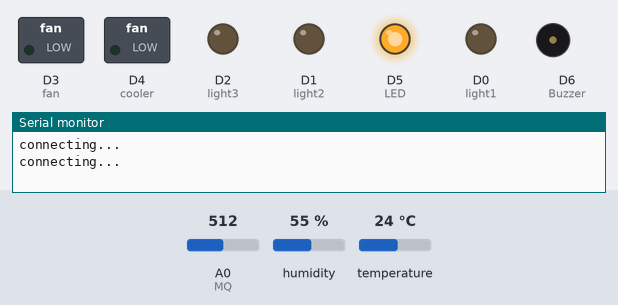
Simulated run of this sketch. Board: ESP8266 (NodeMCU). Parts: switched loads named in the sketch (green lamp = pin HIGH), output pins drawn as LEDs (lit = HIGH), buzzer (waves = sounding, pin HIGH), the last lines printed to the serial monitor. The test bench sets the inputs (shaded band); at power-on: A0 (MQ) = 512, humidity 55 %, temperature 24 °C. WiFi joins after 1.5 s; servers stay silent unless stated; uploads are accepted with an empty reply.

Above: at 3.2 s.
3.3 s: A0 (MQ) set to 557
5.4 s: A0 (MQ) set to 584
At 6.7 s:
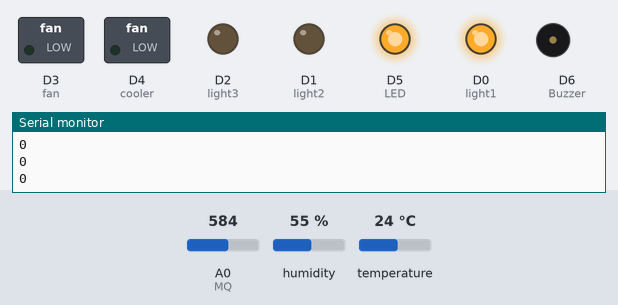
7.9 s: A0 (MQ) set to 560
At 9.6 s:
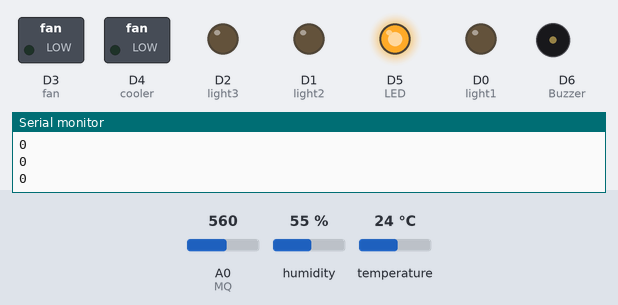
10.2 s: A0 (MQ) set to 580
At 11.3 s:
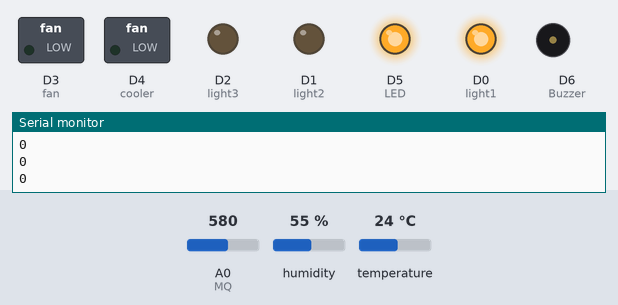
Timing chart, 0 to 13.2 s (numbered marks = the images above; inputs shaded):
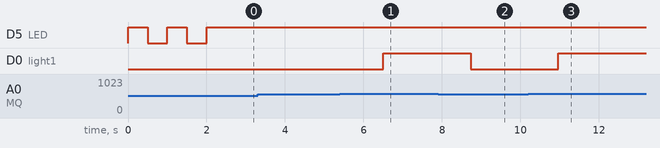

Measured:
- the behaviour switches between 570 and 571 on A0 (MQ) (found by bisection; images 0 and 1)
- after the input at 3.3 s, every drawn part: stays the same
- after the input at 5.4 s, D0 (light1): LOW → HIGH after 1.1 s
- after the input at 7.9 s, D0 (light1): HIGH → LOW after 0.83 s
- after the input at 10.2 s, D0 (light1): LOW → HIGH after 0.76 s
- by itself, D5 (LED): alternates HIGH for 0.50 s and LOW for 0.50 s, 4 changes in all, then stays HIGH

The sketch:

nodemcu.ino
```cpp
#include <ArduinoJson.h>
#include <ESP8266WiFi.h>
#include <ESP8266HTTPClient.h>
#include <DHTesp.h>

#define INT_MAX 2147483647
DHTesp dht;

String ssid="Honor7x";
String password="12345678";
String url="http://home-automation-9875.herokuapp.com/switch";
int gasThres=570;

void setup() {

    pinMode(D0,OUTPUT);     //light1
    pinMode(D1,OUTPUT);     //light2
    pinMode(D2,OUTPUT);     //light3
    pinMode(D3,OUTPUT);     //fan
    pinMode(D4,OUTPUT);     //cooler
    pinMode(D5,OUTPUT);     //LED
    pinMode(D6,OUTPUT);     //Buzzer
    pinMode(A0,INPUT);      //MQ
    pinMode(D7,INPUT);      //PIR
    pinMode(D8,INPUT);      //DHT11
    Serial.begin(115200);
    dht.setup(D8, DHTesp::DHT11);
    WiFi.begin(ssid,password);
    while(WiFi.status()!=WL_CONNECTED)
    {
      Serial.println("connecting...");
      digitalWrite(D5,HIGH);
      delay(500);
      digitalWrite(D5,LOW);
      delay(500);
    }

}

void loop() {


   if(WiFi.status()==WL_CONNECTED)
   {
     digitalWrite(D5,HIGH);
     HTTPClient http;
     http.begin(url);
     DynamicJsonDocument doc(2048);
     if(dht.getTemperature()!=INT_MAX&&dht.getTemperature()!=NULL)
        doc["temperature"]=dht.getTemperature();
     if(dht.getHumidity()!=INT_MAX&&dht.getHumidity()!=NULL)
        doc["humidity"]=dht.getHumidity();
     int gas_level=analogRead(A0);
     if(gas_level!=0&&gas_level!=INT_MAX)
       doc["gas_level"]=gas_level;
      if(gas_level>gasThres)
         digitalWrite(D0,HIGH);
      else
         digitalWrite(D0,LOW);
     http.addHeader("Content-Type", "application/json");
     String json;
     serializeJson(doc,json);
     int httpcode = http.POST(json);
     if(httpcode>0)
     {
         DynamicJsonDocument doc1(2048);                 //get request
         deserializeJson(doc1, http.getStream());
         bool light1=doc1["light1"].as<bool>();
         bool light2=doc1["light2"].as<bool>();
         bool light3=doc1["light3"].as<bool>();
         bool fan=doc1["fan"].as<bool>();
         bool cooler=doc1["cooler"].as<bool>();
         Serial.println(light1);
         Serial.println(light2);
         Serial.println(fan);

     }
    http.end();
   }
   else
   {
    WiFi.begin(ssid,password);
    while(WiFi.status()!=WL_CONNECTED)
    {
      delay(500);
      Serial.println("connecting...");
      digitalWrite(D5,HIGH);
      delay(500);
      digitalWrite(D5,LOW);
    }
   }


   delay(1000);

}
```
